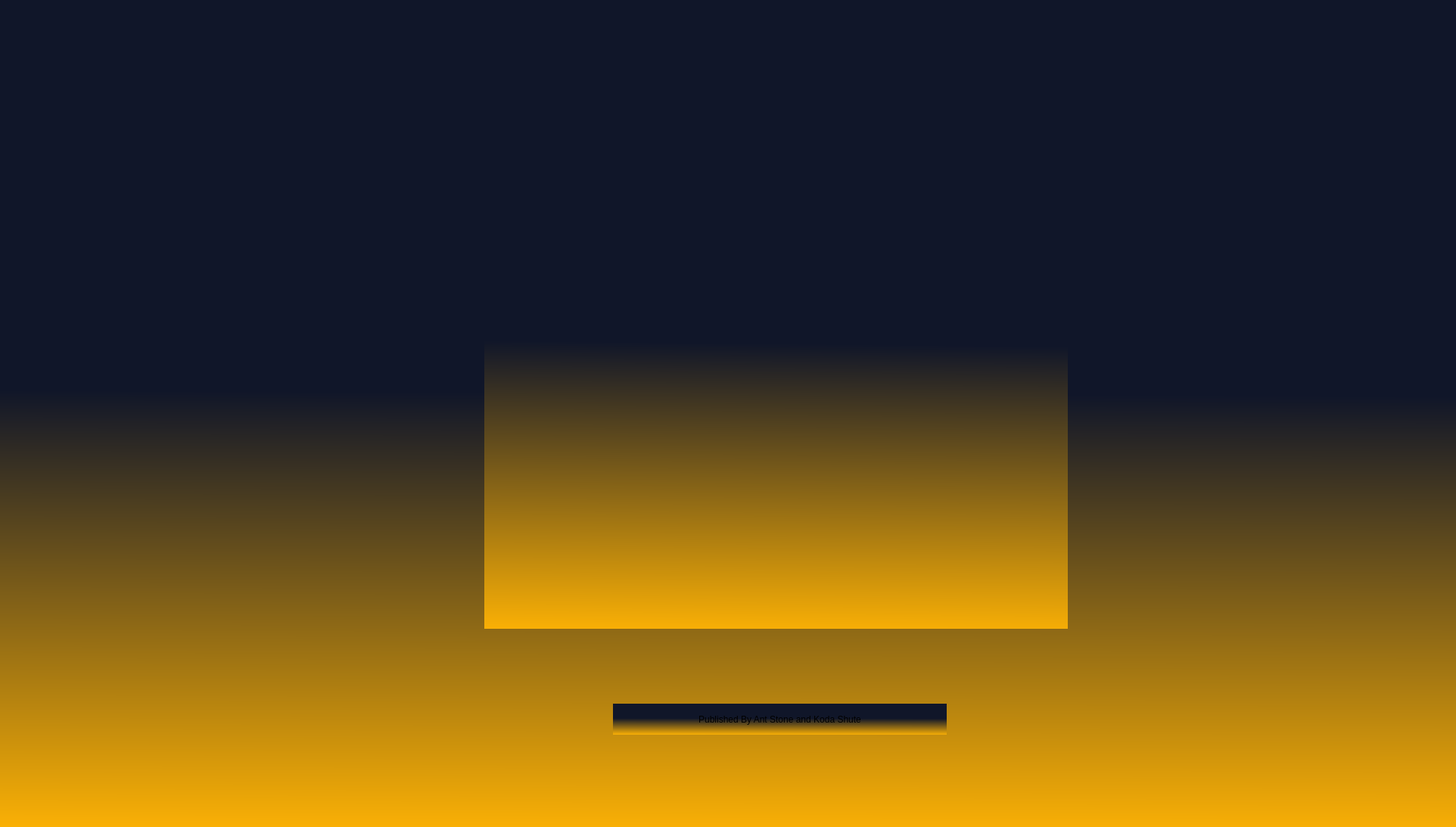
<?xml version="1.0" encoding="UTF-8"?>
<ui version="4.0">
 <class>LoginWindow</class>
 <widget class="QWidget" name="LoginWindow">
  <property name="geometry">
   <rect>
    <x>0</x>
    <y>0</y>
    <width>1924</width>
    <height>1093</height>
   </rect>
  </property>
  <property name="windowTitle">
   <string>Login</string>
  </property>
  <property name="styleSheet">
   <string notr="true">background-color: qlineargradient(spread:pad, x1:0.006, y1:0.471591, x2:0, y2:1, stop:0 rgba(16, 22, 41, 255), stop:1 rgba(250, 176, 5, 255));</string>
  </property>
  <widget class="QLabel" name="label_register_2">
   <property name="geometry">
    <rect>
     <x>810</x>
     <y>930</y>
     <width>441</width>
     <height>41</height>
    </rect>
   </property>
   <property name="text">
    <string>Published By Ant Stone and Koda Shute</string>
   </property>
   <property name="alignment">
    <set>Qt::AlignmentFlag::AlignCenter</set>
   </property>
  </widget>
  <widget class="QLabel" name="label">
   <property name="geometry">
    <rect>
     <x>640</x>
     <y>110</y>
     <width>771</width>
     <height>721</height>
    </rect>
   </property>
   <property name="text">
    <string/>
   </property>
   <property name="pixmap">
    <pixmap resource="userresources.qrc">:/imge/imge/R1.png</pixmap>
   </property>
   <property name="scaledContents">
    <bool>true</bool>
   </property>
  </widget>
 </widget>
 <resources>
  <include location="userresources.qrc"/>
 </resources>
 <connections/>
</ui>
